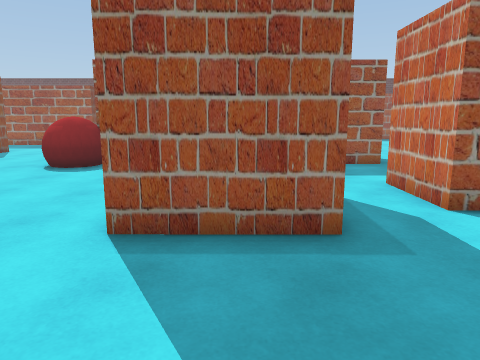
View 1 (above)

20 first-person views from a walk through a Unity game level. The camera is 1.5 m above the floor, tilts 10° down and sees 70° across. The floor is counted in squares, 1 m on a side. Each view is taken from the middle of a square. On the plan, view 1 faces up. The plan holds only what a view shows up to about 16 squares ahead; the rest is blank. The place goes on beyond the plan. Some surface patterns are stand-ins.

View 2
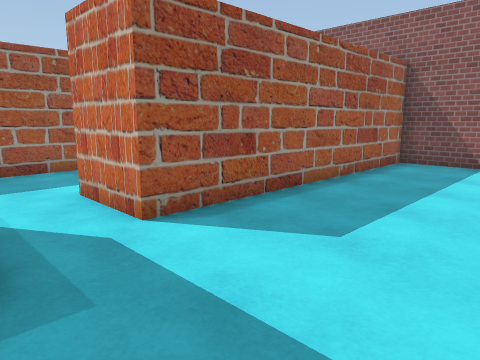

View 3
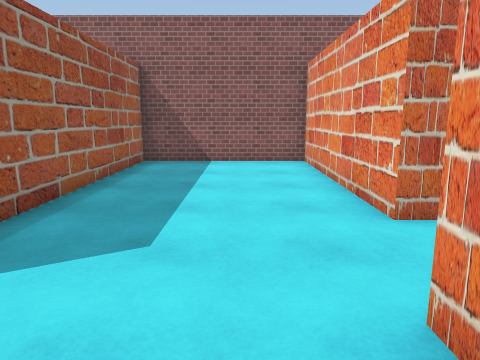

View 4
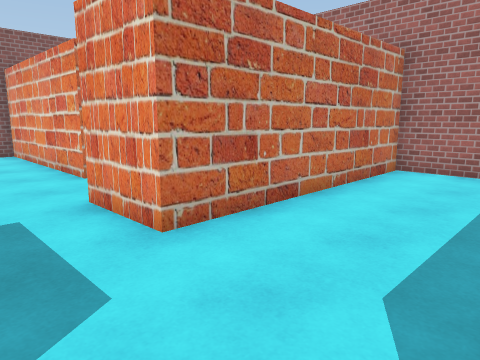

View 5
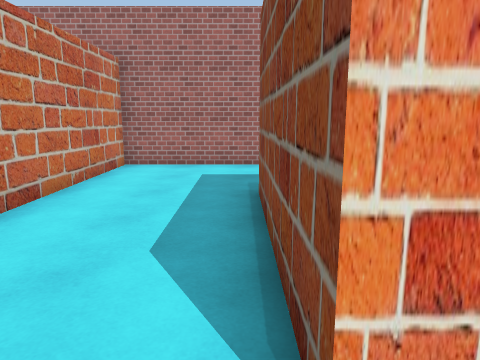

View 6
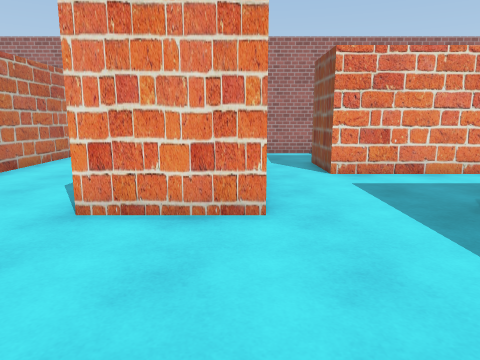

View 7
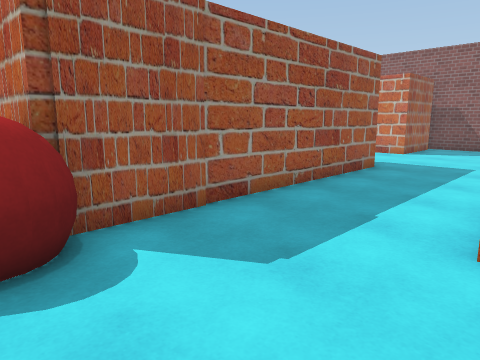

View 8
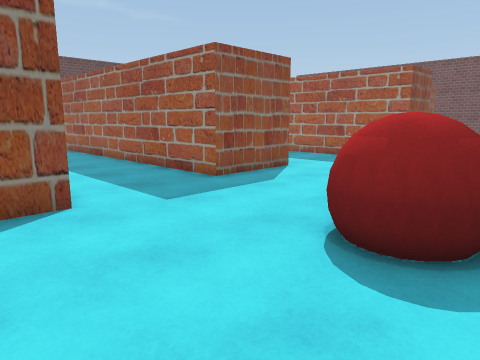

View 9
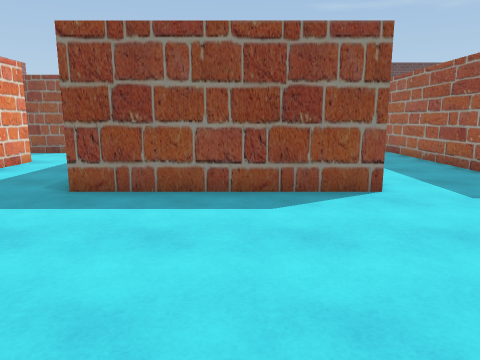

View 10
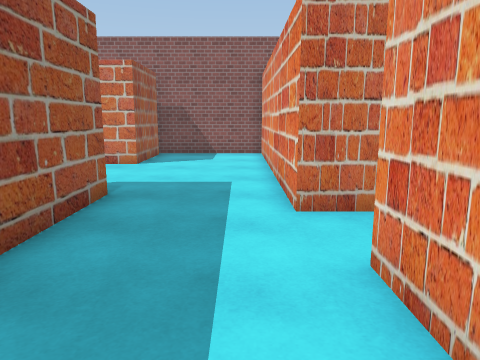

View 11
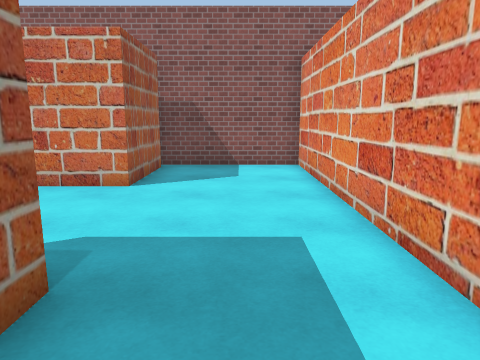

View 12
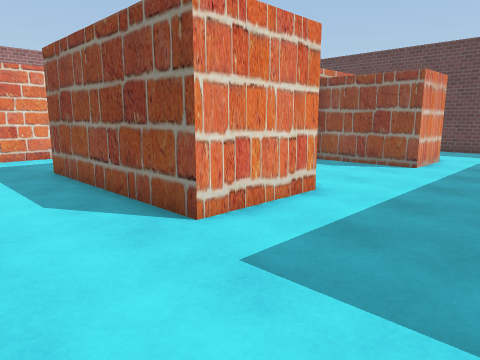

View 13
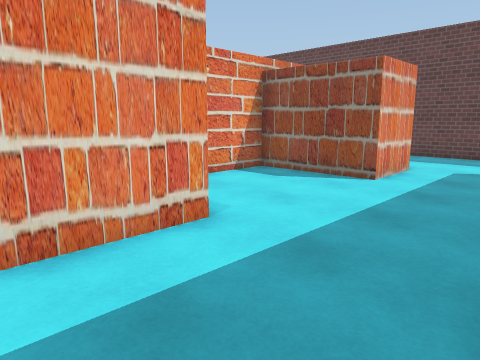

View 14
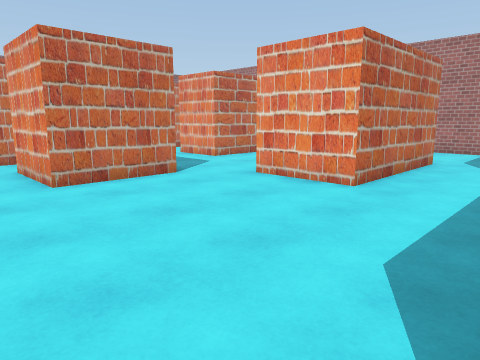

View 15
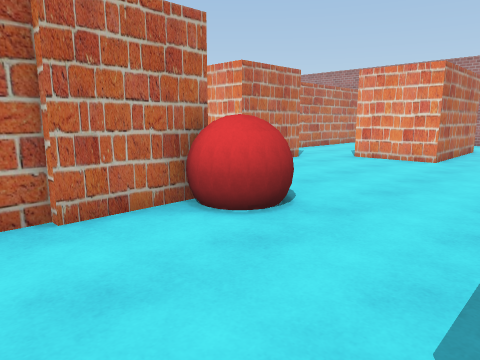

View 16
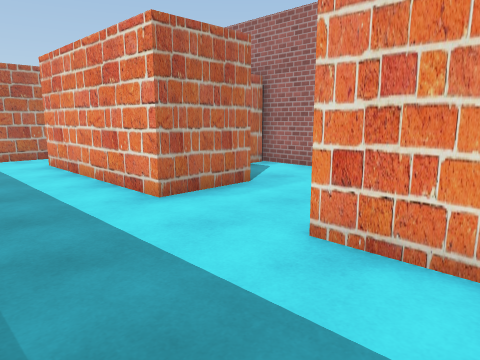

View 17
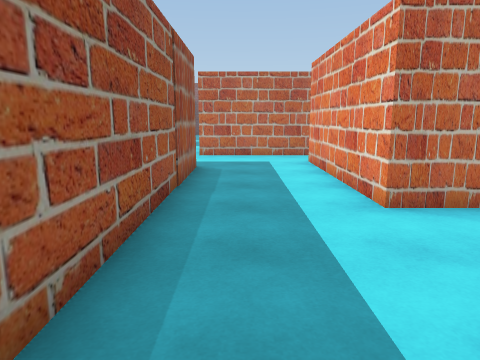

View 18
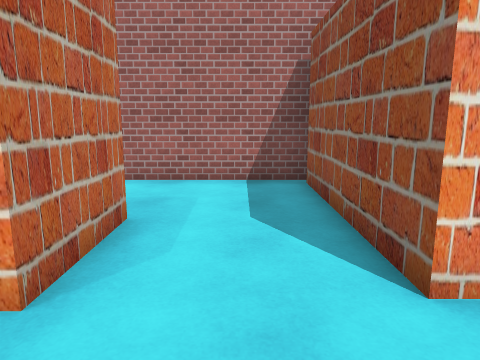

View 19
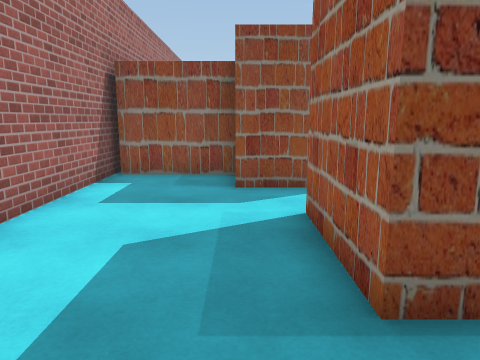

View 20
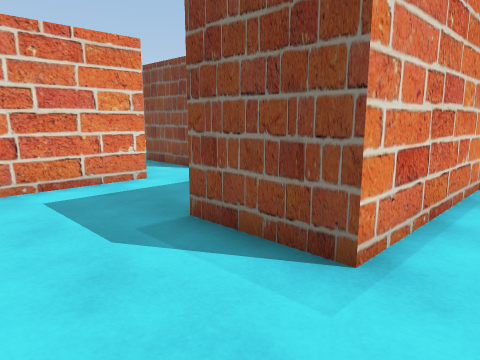

### Floor plan
Points are (right, up) in squares from view 1. A wall is a line through its corners. A room is listed if a view was taken in it or the views show most of it. See-through windows are left out.
Room 1 (views 1, 2, 3, 4, 5, 19)
walls: (6, -0.3) (13.5, -0.4) (13.5, 5.5) (3.5, 5.6) (3.5, 8.1); (-3.4, 2.7) (-3.4, -2.9) (-6.4, -2.9) (-6.4, -1.4); (1.4, 7.1) (1.3, 4.3) (-1.8, 4.4) (-1.8, 5.6); (-8.5, -1.5) (-8.5, -4.1); (-10.4, -4) (-10.4, -7.4); (-11, -7.5) (0.9, -7.5) (0.9, 0.6) (3.4, 0.6)
ways out: opening at (-7.5, -2.5) to room 2; opening at (-3, 4.5) to room 2; opening at (2.5, 8) to room 2; opening at (4.5, 0)
Room 2 (views 6, 7, 8, 9, 10, 11, 12, 13, 14, 15, 16, 17, 18, 20)
walls: (-1.8, 5.6) (-1.8, 7.7) (1.4, 7.6); (-4.8, 12.4) (-4.8, 14.6); (-13.4, 9) (-10.1, 9) (-10.1, 2.4) (-19.1, 2.4); (-4.6, 14.5) (-4.6, 15.1); (-6.4, -1.4) (-6.4, 2.7) (-3.4, 2.7); (-0.6, 14.5) (4.8, 14.5) (4.8, 11.7) (-4.6, 11.7); (-10.9, 16.2) (-10.9, 13) (-21, 13); (3.5, 8.1) (13.5, 8) (13.5, 12.8); (-15.3, -4.1) (-15.3, -1.5) (-8.5, -1.5); (-20.9, 9.4) (-18.4, 9.4) (-18.4, 5.6) (-16.1, 5.6); (-20.5, -1.7) (-18.6, -1.7) (-18.6, -7.1); (-18.8, -7.5) (-12.8, -7.5) (-12.8, -6.6); (13, 12.5) (9.7, 12.5) (9.7, 14.6)
ways out: opening at (-7.5, -2.5) to room 1; opening at (-3, 4.5) to room 1; opening at (2.5, 8) to room 1
objects: red ball (-6, 11) to (-5, 12)

Positions as (right, up) in squares from view 1, and headings:
1: (0, 0), facing up
2: (1, 1), facing up-right
3: (1, 2), facing right
4: (-3, 3), facing down-right
5: (-3, 4), facing down
6: (-6, 8), facing down
7: (-6, 7), facing up-right
8: (-4, 7), facing up-left
9: (-3, 6), facing left
10: (-2, 9), facing right
11: (2, 10), facing right
12: (-7, 13), facing down-left
13: (-10, 13), facing down-left
14: (-10, 10), facing down-right
15: (-10, 16), facing down-right
16: (-21, 2), facing down-right
17: (-21, 1), facing right
18: (-17, 1), facing down
19: (-1, -4), facing left
20: (8, 16), facing down-left
